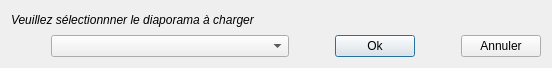
<?xml version="1.0" encoding="UTF-8"?>
<ui version="4.0">
 <class>LecteurChoixDiapo</class>
 <widget class="QDialog" name="LecteurChoixDiapo">
  <property name="geometry">
   <rect>
    <x>0</x>
    <y>0</y>
    <width>552</width>
    <height>68</height>
   </rect>
  </property>
  <property name="windowTitle">
   <string>Dialog</string>
  </property>
  <layout class="QHBoxLayout" name="horizontalLayout_3">
   <item>
    <layout class="QVBoxLayout" name="verticalLayout">
     <item>
      <widget class="QLabel" name="label">
       <property name="font">
        <font>
         <italic>true</italic>
        </font>
       </property>
       <property name="text">
        <string>Veuillez sélectionnner le diaporama à charger</string>
       </property>
      </widget>
     </item>
     <item>
      <layout class="QHBoxLayout" name="horizontalLayout_2">
       <item>
        <spacer name="horizontalSpacer">
         <property name="orientation">
          <enum>Qt::Horizontal</enum>
         </property>
         <property name="sizeType">
          <enum>QSizePolicy::Minimum</enum>
         </property>
         <property name="sizeHint" stdset="0">
          <size>
           <width>40</width>
           <height>20</height>
          </size>
         </property>
        </spacer>
       </item>
       <item>
        <widget class="QComboBox" name="comboBox">
         <property name="sizePolicy">
          <sizepolicy hsizetype="Expanding" vsizetype="Fixed">
           <horstretch>0</horstretch>
           <verstretch>0</verstretch>
          </sizepolicy>
         </property>
         <property name="currentIndex">
          <number>-1</number>
         </property>
        </widget>
       </item>
       <item>
        <layout class="QHBoxLayout" name="horizontalLayout">
         <item>
          <spacer name="horizontalSpacer_2">
           <property name="orientation">
            <enum>Qt::Horizontal</enum>
           </property>
           <property name="sizeType">
            <enum>QSizePolicy::Minimum</enum>
           </property>
           <property name="sizeHint" stdset="0">
            <size>
             <width>40</width>
             <height>20</height>
            </size>
           </property>
          </spacer>
         </item>
         <item>
          <widget class="QPushButton" name="okBtn">
           <property name="text">
            <string>Ok</string>
           </property>
          </widget>
         </item>
         <item>
          <spacer name="horizontalSpacer_3">
           <property name="orientation">
            <enum>Qt::Horizontal</enum>
           </property>
           <property name="sizeHint" stdset="0">
            <size>
             <width>40</width>
             <height>20</height>
            </size>
           </property>
          </spacer>
         </item>
         <item>
          <widget class="QPushButton" name="annulerBtn">
           <property name="text">
            <string>Annuler</string>
           </property>
          </widget>
         </item>
        </layout>
       </item>
      </layout>
     </item>
    </layout>
   </item>
  </layout>
 </widget>
 <resources/>
 <connections/>
</ui>
